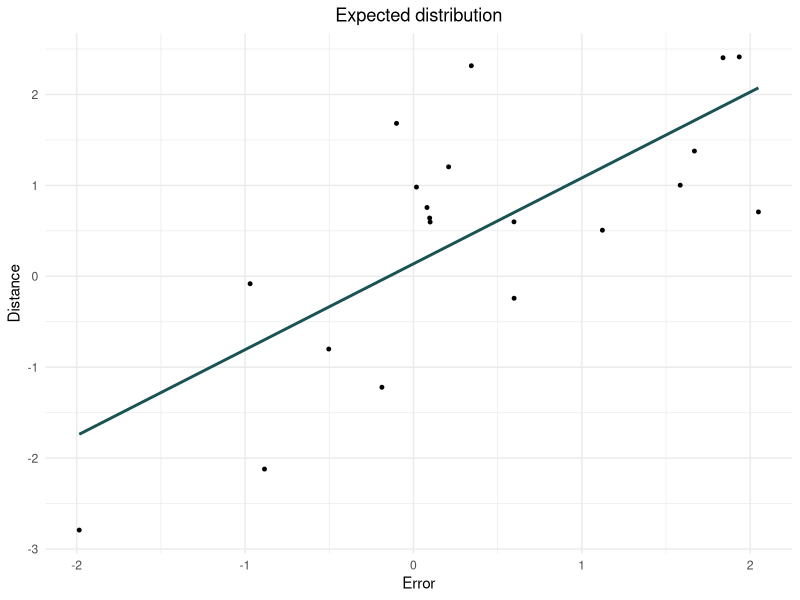
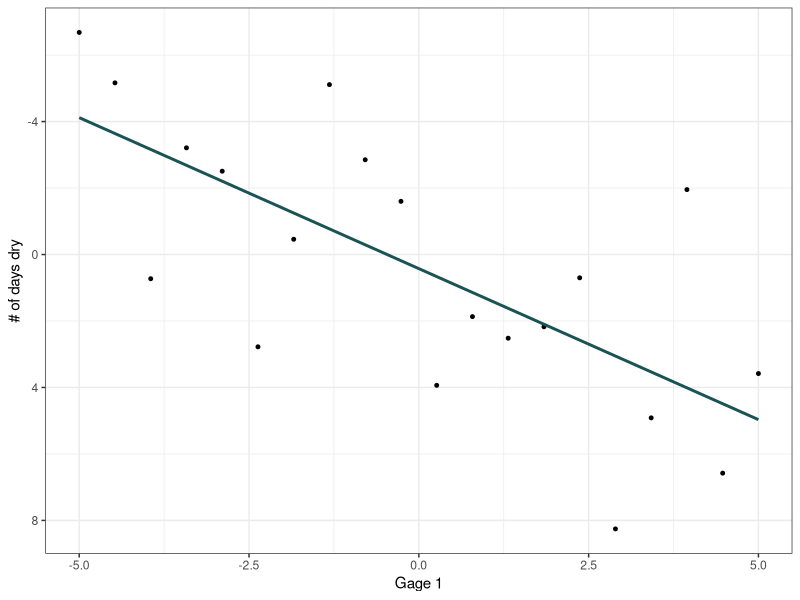
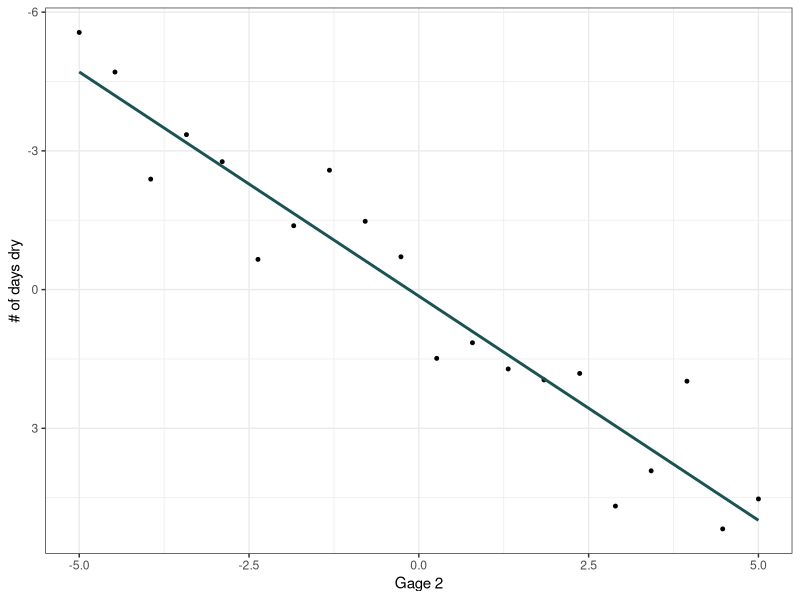
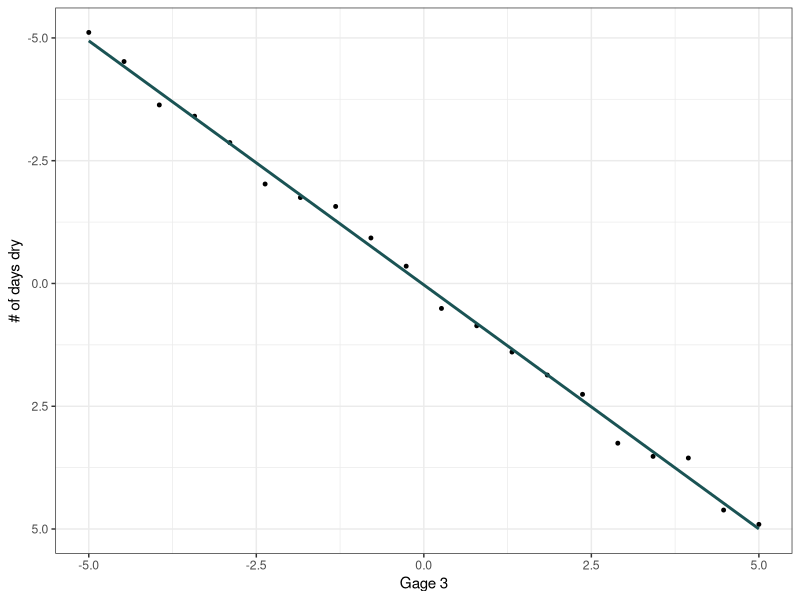

Write the R code that produced these figures, in order.
####READ ME####
#The purpose of this script is to make fake polts for presentations

####libraries####
library(ggplot2)

####create fake data####
#expected distribution of error vs distance
x <- rnorm(20)
y <- x + rnorm(20)

# Combine data into a data frame
df <- data.frame(x = x, y = y)

#create plot
ggplot(df, aes(x = x, y = y)) +
  geom_point(size = 1, color = "black") +  # Add points
  geom_smooth(method = "lm", se = FALSE, col = "#1A5354") +  # Add trendline
  theme_minimal() +# Use a white background 
  ggtitle("Expected distribution") +
  labs(x = "Error", y = "Distance") + # Add axis labels
  theme(plot.title = element_text(hjust = 0.5)) # Center title

#error calculation, create plot with flipped y-axis for gage vs days dry plot
#create fake data
set.seed(123) # for reproducibility
x <- seq(-5, 5, length.out = 20)
y <- x + rnorm(20, sd = 3) #sd for error, the higher sd bigger error
df <- data.frame(x = x, y = y)
#plot
ggplot(df, aes(x = x, y = y)) +
  geom_point(size = 1, color = "black") +  # Add points
  geom_smooth(method = "lm", se = FALSE, col = "#1A5354") +  # Add trendline
  scale_y_reverse() +  # Flip y-axis
  theme_bw() +  # Use a white background
  labs(x = "Gage 1", y = "# of days dry") + # Add axis labels
  theme(plot.title = element_text(hjust = 0.5)) # Center title

#create fake data
set.seed(123) # for reproducibility
x <- seq(-5, 5, length.out = 20)
y <- x + rnorm(20, sd = 1) #sd for error, the higher sd bigger error
df <- data.frame(x = x, y = y)
#plot
ggplot(df, aes(x = x, y = y)) +
  geom_point(size = 1, color = "black") +  # Add points
  geom_smooth(method = "lm", se = FALSE, col = "#1A5354") +  # Add trendline
  scale_y_reverse() +  # Flip y-axis
  theme_bw() +  # Use a white background
  labs(x = "Gage 2", y = "# of days dry") + # Add axis labels
  theme(plot.title = element_text(hjust = 0.5)) # Center title

#create fake data
set.seed(123) # for reproducibility
x <- seq(-5, 5, length.out = 20)
y <- x + rnorm(20, sd = 0.2) #sd for error, the higher sd bigger error
df <- data.frame(x = x, y = y)
#plot
ggplot(df, aes(x = x, y = y)) +
  geom_point(size = 1, color = "black") +  # Add points
  geom_smooth(method = "lm", se = FALSE, col = "#1A5354") +  # Add trendline
  scale_y_reverse() +  # Flip y-axis
  theme_bw() +  # Use a white background
  labs(x = "Gage 3", y = "# of days dry") + # Add axis labels
  theme(plot.title = element_text(hjust = 0.5)) # Center title
